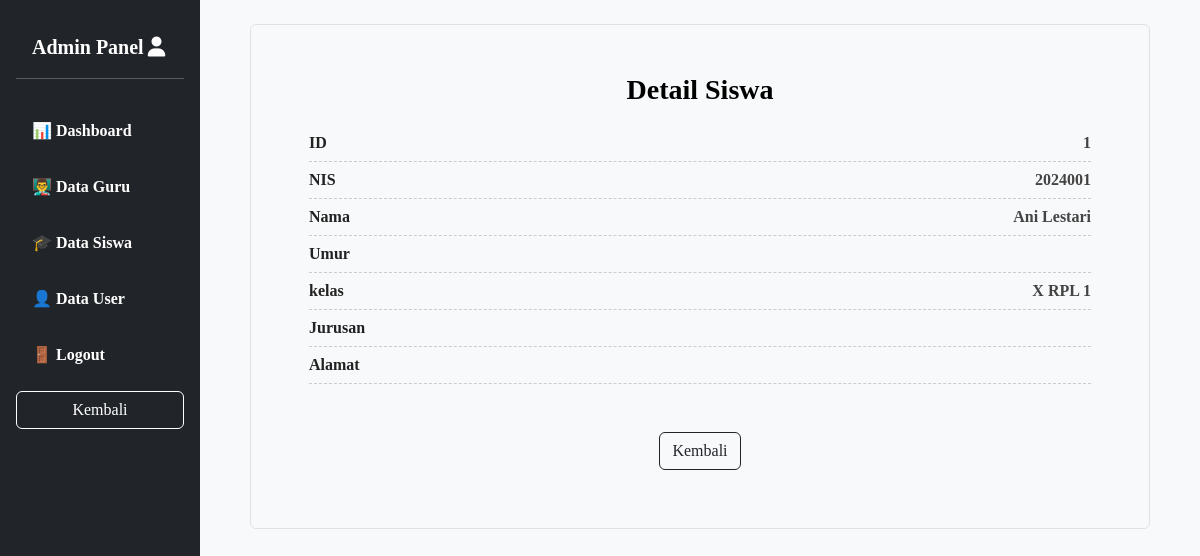
/admin/detailsiswa.php?id=1, run on the app's committed database.
### tables this page shows
CREATE TABLE data_siswa (
  id INT AUTO_INCREMENT PRIMARY KEY,
  nis VARCHAR(11) NOT NULL,
  nama VARCHAR(64) NOT NULL,
  umur VARCHAR(11) NOT NULL,
  kelas VARCHAR(64) NOT NULL,
  jurusan VARCHAR(16) NOT NULL,
  subkelas VARCHAR(16) NOT NULL,
  alamat TEXT NOT NULL
);

### admin/detailsiswa.php (the view, shortened to what this page needs)
<?php
include 'config.php';
$id = $_GET['id'];
$result = mysqli_query($conn, "SELECT * FROM  data_siswa WHERE id=$id");
$data = mysqli_fetch_assoc($result);
?>
<!DOCTYPE html>
<html lang="id">
<head>
    <link href="https://cdn.jsdelivr.net/npm/bootstrap@5.3.2/dist/css/bootstrap.min.css" rel="stylesheet">
    <link href="https://cdn.jsdelivr.net/npm/bootstrap-icons@1.10.5/font/bootstrap-icons.css" rel="stylesheet">
    <link href="https://unpkg.com/aos@2.3.1/dist/aos.css" rel="stylesheet">
    <link rel="stylesheet" href="https://cdnjs.cloudflare.com/ajax/libs/font-awesome/6.5.0/css/all.min.css">
    <link rel="stylesheet" href="detailsiswa.css">
    <link rel="stylesheet" href="https://cdn.jsdelivr.net/npm/swiper@11/swiper-bundle.min.css"/>
</head>
<body class="bg-light" data-aos="fade-in">
    <div class="d-flex">
        <div class="col-md-3 col-lg-2 p-0">
            <?php include 'sidebar.php'; ?>
        </div>
        <div class="container border border-1 p-5 mb-3 mt-4 bg-light rounded" style="width: 75%; height: max-content; margin-top: 1rem; margin: 0 auto; display: block;">
            <h3 class="h3 fw-bold">Detail Siswa</h3>
            <div class="detail-wrapper" style="margin: 0 auto; display: block;">
                <div class="row-detail">
                    <div class="label">ID</div>
                    <div class="value"><?= $data['id'] ?></div>
                </div>
                <div class="row-detail">
                    <div class="label">NIS</div>
                    <div class="value"><?= $data['nis'] ?></div>
                </div>
                <div class="row-detail">
                    <div class="label">Nama</div>
                    <div class="value"><?= $data['nama'] ?></div>
                </div>
                <div class="row-detail">
                    <div class="label">Umur</div>
                </div>
                <div class="row-detail">
                    <div class="label">kelas</div>
                    <div class="value"><?= $data['kelas'] ?></div>
                </div>
                <div class="row-detail">
                    <div class="label">Jurusan</div>
                </div>
                <div class="row-detail">
                    <div class="label">Alamat</div>
                </div>
                <a href="datasiswa.php" class="btn dynamic-btn mt-5" style="margin: 0 auto; display: block;">Kembali</a>
            </div>
        </div>
    </div>
</body>
</html>

### admin/detailsiswa.css (style rules this page uses)
body { font-family: 'Pretendard-Regular'; font-optical-sizing: auto; font-weight: 700; font-style: normal; background-color: var(--bs-body-bg); color: var(--bs-body-color); transition: all 0.4s ease; overflow-x: hidden; }
:root { --bs-body-bg: white; --bs-body-color: black; }
.dynamic-btn { color: #212529; border: 1px solid #212529; background-color: transparent; animation: 0.5s ease-in-out; width: fit-content; }
body a { margin-left: 0rem; margin-top: 1rem; }
.h3 { text-align: center; margin-bottom: 1rem; }
.detail-wrapper { width: 100%; padding: 10px; }
.row-detail { display: flex; justify-content: space-between; padding: 6px 0; border-bottom: 1px dashed #ccc; }
.label { font-weight: 600; color: #222; min-width: 150px; white-space: nowrap; }
.value { color: #444; text-align: right; word-break: break-word; }

### admin/sidebar.css (style rules this page uses)
body { font-family: 'Pretendard-Regular'; font-optical-sizing: auto; font-weight: 700; font-style: normal; background-color: var(--bs-body-bg); color: var(--bs-body-color); transition: all 0.4s ease; overflow-x: hidden; }
:root { --bs-body-bg: white; --bs-body-color: black; }
.dynamic-btn { color: #212529; border: 1px solid #212529; background-color: transparent; animation: 0.5s ease-in-out; width: fit-content; }

### data on the page
data_siswa: id "1", nis "2024001", nama "Ani Lestari", kelas "X RPL 1"
